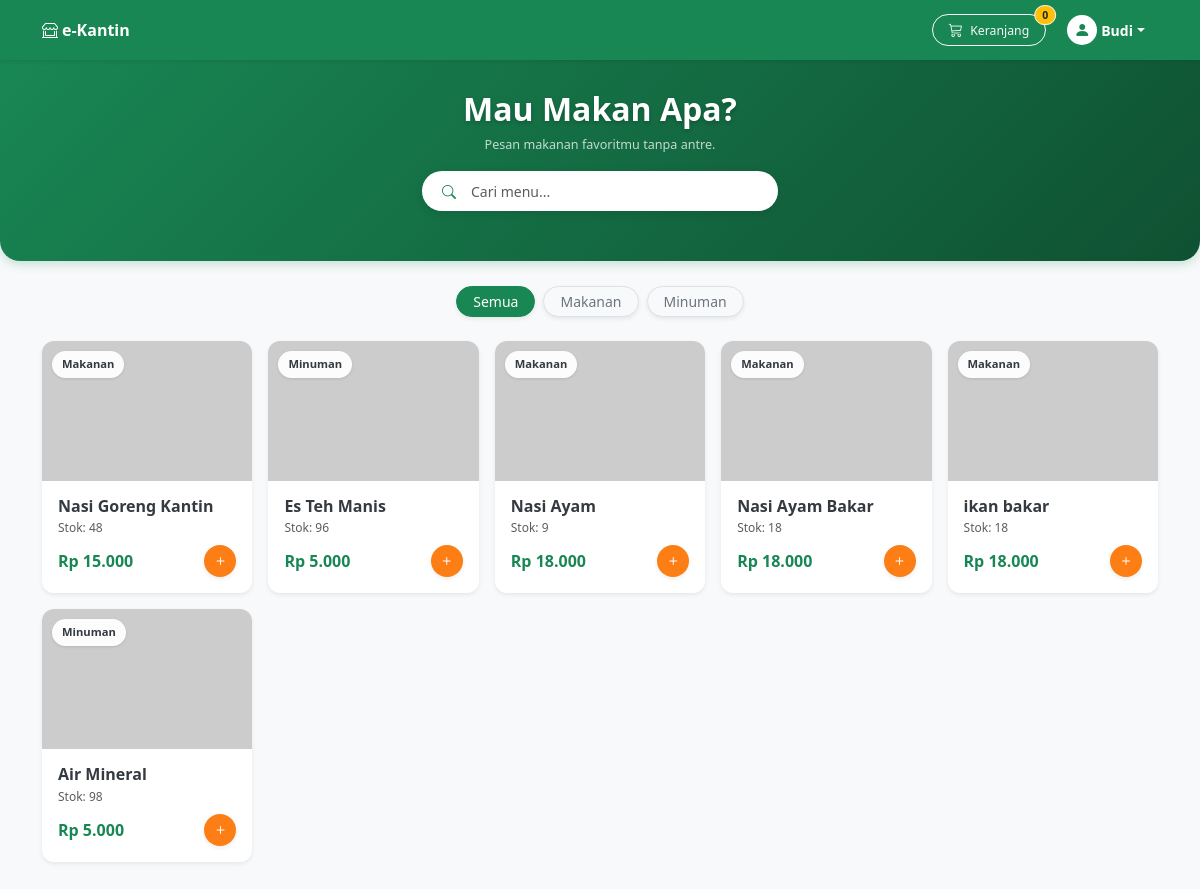
Screenshot of /Views/auth/pelanggan/menu_list.php (signed in) with the database file from the repository.
### tables this page shows
CREATE TABLE `menu` (
  `id_menu` int(11) NOT NULL,
  `nama_menu` varchar(100) NOT NULL,
  `harga` decimal(10,2) NOT NULL,
  `stok` int(5) NOT NULL,
  `gambar` varchar(255) DEFAULT NULL,
  `kategori` varchar(50) DEFAULT NULL
);

### app/core/models/MenuModel.php (called while the page is built, shortened)
<?php
class MenuModel {
    private $db;
    public function __construct() {
        $this->db = new mysqli(DB_HOST, DB_USER, DB_PASS, DB_NAME);
    }
    public function getAllMenu() {
        $result = $this->db->query("SELECT * FROM menu");
        return $result->fetch_all(MYSQLI_ASSOC);
    }
}
?>

### Views/auth/pelanggan/menu_list.php (the view, shortened to what this page needs)
<?php
if (class_exists('MenuModel')) {
    $menuModel = new MenuModel();
    $menus = $menuModel->getAllMenu();
} else {
    $menus = [];
}
?>
<!DOCTYPE html>
<html lang="id">
<head>
    <link href="https://cdn.jsdelivr.net/npm/bootstrap@5.3.0/dist/css/bootstrap.min.css" rel="stylesheet">
    <link rel="stylesheet" href="https://cdnjs.cloudflare.com/ajax/libs/animate.css/4.1.1/animate.min.css"/>
    <link rel="stylesheet" href="https://cdn.jsdelivr.net/npm/bootstrap-icons@1.11.1/font/bootstrap-icons.css">
    <link rel="stylesheet" href="../../../app/core/assets/style.css">
</head>
<body>
<nav class="navbar navbar-expand-lg navbar-dark bg-success sticky-top shadow-sm py-2">
    <div class="container">
        <a class="navbar-brand fw-bold fs-6" href="#">
            <i class="bi bi-shop-window me-1"></i>e-Kantin
        </a>
        <div class="d-flex align-items-center gap-2">
            <button class="btn btn-outline-light position-relative rounded-pill px-3 py-1 btn-sm" type="button" data-bs-toggle="offcanvas" data-bs-target="#offcanvasCart">
                <i class="bi bi-cart3" id="cartIcon"></i>
                <span class="d-none d-md-inline ms-1 small">Keranjang</span>
                <span class="position-absolute top-0 start-100 translate-middle badge rounded-pill bg-warning text-dark border border-light" id="cartCount">0</span>
            </button>
            <div class="dropdown">
                <a href="#" class="btn btn-link text-white text-decoration-none dropdown-toggle d-flex align-items-center" data-bs-toggle="dropdown">
                    <div class="bg-white text-success rounded-circle d-flex justify-content-center align-items-center me-1" style="width: 30px; height: 30px;">
                        <i class="bi bi-person-fill"></i>
                    </div>
                    <span class="d-none d-md-inline small fw-bold">
                        <?= htmlspecialchars($_SESSION['username'] ?? 'Akun') ?>
                    </span>
                </a>
            </div>
            </div>
    </div>
</nav>
<div class="hero-banner animate__animated animate__fadeIn">
    <div class="container text-center">
        <h1 class="hero-title mb-2">Mau Makan Apa?</h1>
        <p class="small mb-3 opacity-75">Pesan makanan favoritmu tanpa antre.</p>
        <div class="row justify-content-center search-container">
            <div class="col-md-6 col-lg-4">
                <div class="input-group input-group-sm">
                    <span class="input-group-text border-0"><i class="bi bi-search text-success"></i></span>
                    <input type="text" id="txtSearch" class="form-control border-0" placeholder="Cari menu..." onkeyup="filterMenu()">
                </div>
            </div>
        </div>
    </div>
</div>
<div class="container pb-5">
    <div class="d-flex justify-content-center mb-4 gap-2">
        <button class="btn btn-success rounded-pill px-3 py-1 btn-sm shadow-sm" onclick="filterCategory('all')">Semua</button>
        <button class="btn btn-light text-secondary rounded-pill px-3 py-1 btn-sm shadow-sm border" onclick="filterCategory('Makanan')">Makanan</button>
        <button class="btn btn-light text-secondary rounded-pill px-3 py-1 btn-sm shadow-sm border" onclick="filterCategory('Minuman')">Minuman</button>
    </div>
    <div class="row row-cols-2 row-cols-md-4 row-cols-lg-5 g-3" id="menuContainer">
        <?php if(empty($menus)): ?>
            <div class="col-12 text-center py-5"><h6 class="text-muted">Menu kosong.</h6></div>
        <?php else: ?>
            <?php foreach($menus as $m): ?>
            <div class="col menu-item animate__animated animate__fadeInUp" data-category="<?= htmlspecialchars($m['kategori']) ?>">
                <div class="card card-menu shadow-sm h-100">
                    <span class="badge-category"><?= htmlspecialchars($m['kategori']) ?></span>
                    <img src="https://placehold.co/300x200/e67e22/ffffff?text=<?= urlencode($m['nama_menu']) ?>&font=roboto" class="card-img-top">
                    <div class="card-body d-flex flex-column p-3">
                        <h6 class="card-title text-truncate"><?= htmlspecialchars($m['nama_menu']) ?></h6>
                        <p class="text-muted small mb-2" style="font-size: 0.75rem;">Stok: <?= $m['stok'] ?></p>
                        <div class="mt-auto d-flex justify-content-between align-items-center">
                            <span class="price-tag small">Rp <?= number_format($m['harga'], 0, ',', '.') ?></span>
                            <button class="btn-add shadow-sm" onclick="addToCartJS(<?= $m['id_menu'] ?>, '<?= htmlspecialchars($m['nama_menu'], ENT_QUOTES) ?>', <?= $m['harga'] ?>)">
                                <i class="bi bi-plus"></i>
                            </button>
                        </div>
                    </div>
                </div>
            </div>
            <?php endforeach; ?>
        <?php endif; ?>
    </div>
</div>
</body>
</html>

### app/core/assets/style.css (style rules this page uses)
:root { --primary-color: #2ecc71; --secondary-color: #27ae60; }
body { background: #f8f9fa; font-family: 'Poppins', sans-serif; }
.card { border: none; border-radius: 15px; transition: transform 0.3s ease; }
:root { --primary-color: #198754; --accent-color: #fd7e14; --bg-light: #f8f9fa; --text-dark: #343a40; }
body { background-color: var(--bg-light); font-family: 'Segoe UI', Tahoma, Geneva, Verdana, sans-serif; color: var(--text-dark); font-size: 0.9rem; }
.hero-banner { background: linear-gradient(135deg, #198754 0%, #0f5132 100%); color: white; padding: 30px 0 50px 0; margin-bottom: 25px; border-radius: 0 0 20px 20px; box-shadow: 0 4px 10px rgba(25, 135, 84, 0.2); }
.hero-title { font-weight: 700; font-size: 2rem; text-shadow: 0 2px 4px rgba(0,0,0,0.2); }
.search-container .input-group { border-radius: 50px; overflow: hidden; box-shadow: 0 3px 10px rgba(0,0,0,0.1); }
.search-container input { height: 40px; font-size: 0.95rem; }
.search-container .input-group-text { background: white; padding-left: 20px; }
.card-menu { border: none; border-radius: 12px; overflow: hidden; background: white; transition: all 0.2s; height: 100%; position: relative; box-shadow: 0 2px 5px rgba(0,0,0,0.05); }
.card-img-top { height: 140px; object-fit: cover; }
.badge-category { position: absolute; top: 10px; left: 10px; font-size: 0.7rem; padding: 5px 10px; border-radius: 20px; background: rgba(255, 255, 255, 0.95); color: var(--text-dark); font-weight: 600; box-shadow: 0 1px 3px rgba(0,0,0,0.1); }
.card-title { font-weight: 700; font-size: 1rem; margin-bottom: 3px; color: var(--text-dark); }
.price-tag { color: var(--primary-color); font-weight: 700; font-size: 1rem; }
.btn-add { background-color: var(--accent-color); color: white; width: 32px; height: 32px; border-radius: 50%; border: none; display: flex; align-items: center; justify-content: center; transition: all 0.2s; font-size: 1rem; }

### rows the page displays
menu: kategori "Makanan", nama_menu "Nasi Goreng Kantin", stok "48", harga "15.000"
menu: kategori "Minuman", nama_menu "Es Teh Manis", stok "96", harga "5.000"
menu: kategori "Makanan", nama_menu "Nasi Ayam", stok "9", harga "18.000"
menu: kategori "Makanan", nama_menu "Nasi Ayam Bakar", stok "18", harga "18.000"
menu: kategori "Makanan", nama_menu "ikan bakar", stok "18", harga "18.000"
menu: kategori "Minuman", nama_menu "Air Mineral", stok "98", harga "5.000"

### other values shown
$_SESSION['username'] "Budi"
